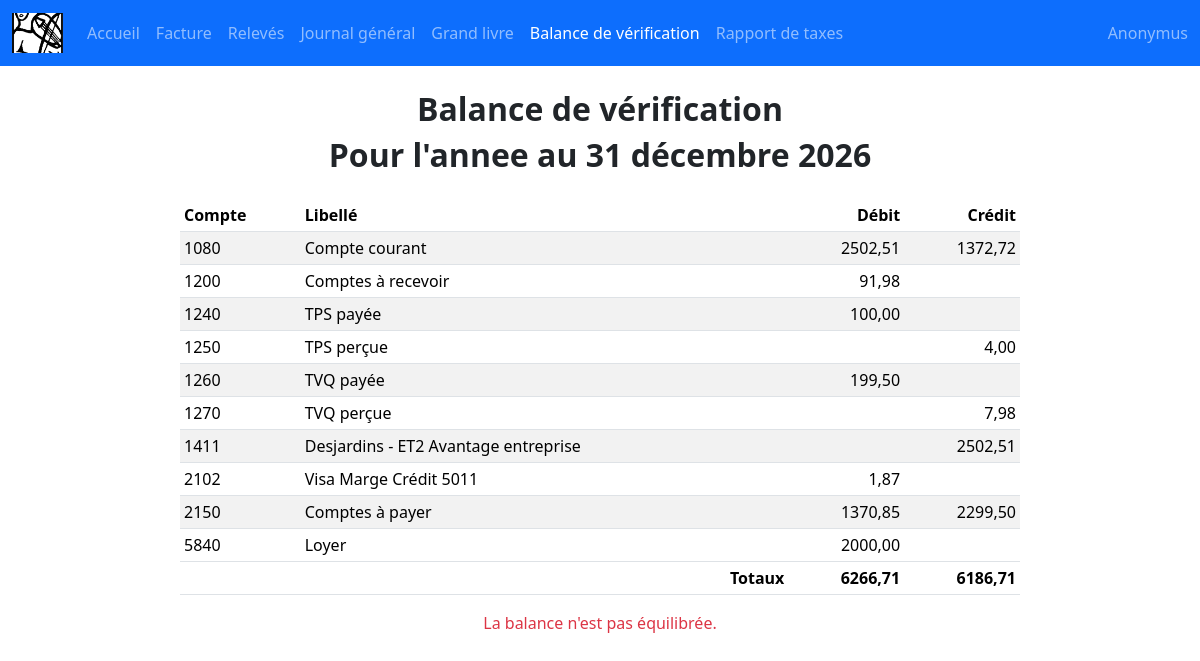
The page /balance-de-verification/ on the database its author committed.
### facture/models.py (models this page shows, shortened)
class Setting(models.Model):
    nom = models.CharField(max_length=60, blank=False, null=False)
    logo = models.CharField(
        max_length=100,
        blank=False,
        null=False,
        default='images.png',
        help_text="Nom du fichier logo dans static/images/logos (ex: images.png)."
    )
    adresse = models.CharField(max_length=60, blank=False, null=False)
    ville = models.CharField(max_length=255, blank=False, null=False)
    code_postal = models.CharField(max_length=60, blank=False, null=False)
    pays = models.CharField(max_length=255, blank=False, null=False)
    phone = models.CharField(max_length=100, blank=False, null=False)
    email = models.EmailField(blank=False, null=False)
    annee_financiere = models.DateField(blank=True, null=True)
    car = models.ForeignKey(Compte, on_delete=models.SET_NULL, null=True, blank=True, related_name='settings_car')
    cap = models.ForeignKey(Compte, on_delete=models.SET_NULL, null=True, blank=True, related_name='settings_cap')
    compte_tps_percue = models.ForeignKey(
        Compte,
        on_delete=models.SET_NULL, # Remplacez CASCADE par SET_NULL
        null=True,
        blank=True,
        related_name='settings_tps_percue'
    )
    compte_tps_payee = models.ForeignKey(
            Compte,
            on_delete=models.SET_NULL, # Remplacez CASCADE par SET_NULL
            null=True,
            blank=True,
            related_name='settings_tps_payee'
        )
    compte_tvq_percue = models.ForeignKey(
            Compte,
            on_delete=models.SET_NULL, # Remplacez CASCADE par SET_NULL
            null=True,
            blank=True,
            related_name='settings_tvq_percue'
        )
    compte_tvq_payee = models.ForeignKey(
        Compte,
        on_delete=models.SET_NULL, # Remplacez CASCADE par SET_NULL
        null=True,
        blank=True,
        related_name='settings_tvq_payee'
    )
    compte_fr_retard = models.ForeignKey(Compte, on_delete=models.SET_NULL, null=True, blank=True, related_name='settings_fr_retard')

### compte/models.py (models this page shows)
class Compte(models.Model):
    numero = models.IntegerField(
        primary_key=True,
        validators=[
            MinValueValidator(1000),
            MaxValueValidator(9999),
            validate_4_digits
        ]
    )
    libelle = models.CharField(max_length=30, blank=False, null=False)
    no_total = models.ForeignKey(
        Total,
        on_delete=models.CASCADE,    # Supprime ce compte si le Total associé est supprimé
        db_column='no_total',        # Force le nom exact de la colonne dans la base de données
        verbose_name="Total"         # Nom affiché dans l'interface d'administration
    )
    class Meta:
        verbose_name = "Compte"
        verbose_name_plural = "Comptes"
    def __str__(self):
        return f"{self.numero} - {self.libelle}"

### facture/views.py (the view)
# urls.py: path('balance-de-verification/', views.balance_de_verification, name='balance_de_verification'),
def balance_de_verification(request):
    details = Tr_detail.objects.select_related('compte').order_by('compte_id', 'id')
    rows = []
    current_compte_id = None
    current_compte = None
    debit = Decimal('0')
    credit = Decimal('0')
    total_debit = Decimal('0')
    total_credit = Decimal('0')
    for detail in details:
        if current_compte_id is None:
            current_compte_id = detail.compte_id
            current_compte = detail.compte
        if detail.compte_id != current_compte_id:
            rows.append({
                'compte': current_compte,
                'debit': debit,
                'credit': credit,
            })
            total_debit += debit
            total_credit += credit
            current_compte_id = detail.compte_id
            current_compte = detail.compte
            debit = Decimal('0')
            credit = Decimal('0')
        montant = detail.montant or Decimal('0')
        if montant >= 0:
            debit += montant
        else:
            credit += abs(montant)
    if current_compte_id is not None:
        rows.append({
            'compte': current_compte,
            'debit': debit,
            'credit': credit,
        })
        total_debit += debit
        total_credit += credit
    is_balanced = total_debit == total_credit
    return render(request, "facture/balance_de_verification.html", {
        'title': "Balance de vérification",
        'rows': rows,
        'total_debit': total_debit,
        'total_credit': total_credit,
        'is_balanced': is_balanced,
    })

### facture/context_processors.py (called while the page is built)
def _add_months(source_date, months):
    month_index = source_date.month - 1 + months
    year = source_date.year + (month_index // 12)
    month = (month_index % 12) + 1
    last_day = calendar.monthrange(year, month)[1]
    day = min(source_date.day, last_day)
    return date(year, month, day)

### facture/templates/facture/balance_de_verification.html (shortened to what this page needs)
{% extends "base.html" %}
{% block body %}
<h2 class="fw-bold text-center mb-2">{{ title }}</h2>
{% if site_settings and site_settings.annee_financiere %}
<h2 class="fw-bold text-center mb-4">Pour l'annee au {{ site_settings.annee_financiere|date:"j F Y" }}</h2>
{% endif %}
<div class="mx-auto w-100" style="max-width: 840px;">
<div class="table-responsive">
    <table class="table table-sm table-striped align-middle mb-0">
        <thead>
            <tr>
                <th>Compte</th>
                <th>Libellé</th>
                <th class="text-end">Débit</th>
                <th class="text-end">Crédit</th>
            </tr>
        </thead>
        <tbody>
            {% for row in rows %}
                <tr>
                    <td>{{ row.compte.numero }}</td>
                    <td>{{ row.compte.libelle }}</td>
                    <td class="text-end">{% if row.debit %}{{ row.debit }}{% endif %}</td>
                    <td class="text-end">{% if row.credit %}{{ row.credit }}{% endif %}</td>
                </tr>
            {% empty %}
                <tr>
                    <td colspan="4" class="text-muted">Aucune donnée pour la balance de vérification.</td>
                </tr>
            {% endfor %}
        </tbody>
        <tfoot>
            <tr>
                <th colspan="2" class="text-end">Totaux</th>
                <th class="text-end">{{ total_debit }}</th>
                <th class="text-end">{{ total_credit }}</th>
            </tr>
        </tfoot>
    </table>
</div>
</div>
<div class="mt-3 text-center {% if is_balanced %}text-success{% else %}text-danger{% endif %}">
    {% if is_balanced %}
        La balance est équilibrée.
    {% else %}
        La balance n'est pas équilibrée.
    {% endif %}
</div>
{% endblock %}

### facture/templates/facture/navbar.html (shortened to what this page needs)
{% load static %}
<nav class="navbar navbar-expand-lg sticky-top bg-primary" data-bs-theme="dark">
  {% with current_url=request.resolver_match.url_name %}
  <div class="container-fluid">
    <a class="navbar-brand" href="{% url 'accueil' %}">
      {% if request.session.logo %}
        <img src="{% static request.session.logo %}" alt="Le Carnet" style="max-height: 40px;">
      {% elif site_settings and site_settings.logo %}
        <img src="{% static site_settings.logo %}" alt="Le Carnet" style="max-height: 40px;">
      {% else %}
        <img src="{% static 'images/logos/images.png' %}" alt="Le Carnet" style="max-height: 40px;">
      {% endif %}
    </a>
    <div class="collapse navbar-collapse" id="navbarNav">
      <ul class="navbar-nav">
        <li class="nav-item">
          <a class="nav-link {% if current_url == 'accueil' %}active{% endif %}" {% if current_url == 'accueil' %}aria-current="page"{% endif %} href="{% url 'accueil' %}">Accueil</a>
        </li>
        <li class="nav-item">
            <a class="nav-link {% if current_url == 'facture' %}active{% endif %}" {% if current_url == 'facture' %}aria-current="page"{% endif %} href="{% url 'facture' %}">Facture</a>
        </li>
        <li class="nav-item">
          <a class="nav-link {% if current_url == 'releve_bancaire' %}active{% endif %}" {% if current_url == 'releve_bancaire' %}aria-current="page"{% endif %} href="{% url 'releve_bancaire' %}">Relevés</a>
        </li>
        <li class="nav-item">
          <a class="nav-link {% if current_url == 'journal_general' %}active{% endif %}" {% if current_url == 'journal_general' %}aria-current="page"{% endif %} href="{% url 'journal_general' %}">Journal général</a>
        </li>
        <li class="nav-item">
          <a class="nav-link {% if current_url == 'grand_livre' %}active{% endif %}" {% if current_url == 'grand_livre' %}aria-current="page"{% endif %} href="{% url 'grand_livre' %}">Grand livre</a>
        </li>
        <li class="nav-item">
          <a class="nav-link {% if current_url == 'balance_de_verification' %}active{% endif %}" {% if current_url == 'balance_de_verification' %}aria-current="page"{% endif %} href="{% url 'balance_de_verification' %}">Balance de vérification</a>
        </li>
        <li class="nav-item">
          <a class="nav-link {% if current_url == 'rapport_de_taxes' %}active{% endif %}" {% if current_url == 'rapport_de_taxes' %}aria-current="page"{% endif %} href="{% url 'rapport_de_taxes' %}">Rapport de taxes</a>
        </li>
      </ul>
      <span class="navbar-text ms-auto">{{ request.session.nom|default:'Le Carnet' }}</span>
    </div>
  </div>
  {% endwith %}
</nav>

### rows shown on the page
Setting: logo (placeholder picture), session.nom "Anonymus", annee_financiere "31 décembre 2026"
Compte: compte.numero "1080", compte.libelle "Compte courant", debit "2502,51", credit "1372,72"
Compte: compte.numero "1200", compte.libelle "Comptes à recevoir", debit "91,98"
Compte: compte.numero "1240", compte.libelle "TPS payée", debit "100,00"
Compte: compte.numero "1250", compte.libelle "TPS perçue", credit "4,00"
Compte: compte.numero "1260", compte.libelle "TVQ payée", debit "199,50"
Compte: compte.numero "1270", compte.libelle "TVQ perçue", credit "7,98"
Compte: compte.numero "1411", compte.libelle "Desjardins - ET2 Avantage entreprise", credit "2502,51"
Compte: compte.numero "2102", compte.libelle "Visa Marge Crédit 5011", debit "1,87"
Compte: compte.numero "2150", compte.libelle "Comptes à payer", debit "1370,85", credit "2299,50"
Compte: compte.numero "5840", compte.libelle "Loyer", debit "2000,00"

### other values the page prints
{{ title }} "Balance de vérification"
{{ total_debit }} "6266,71"
{{ total_credit }} "6186,71"
